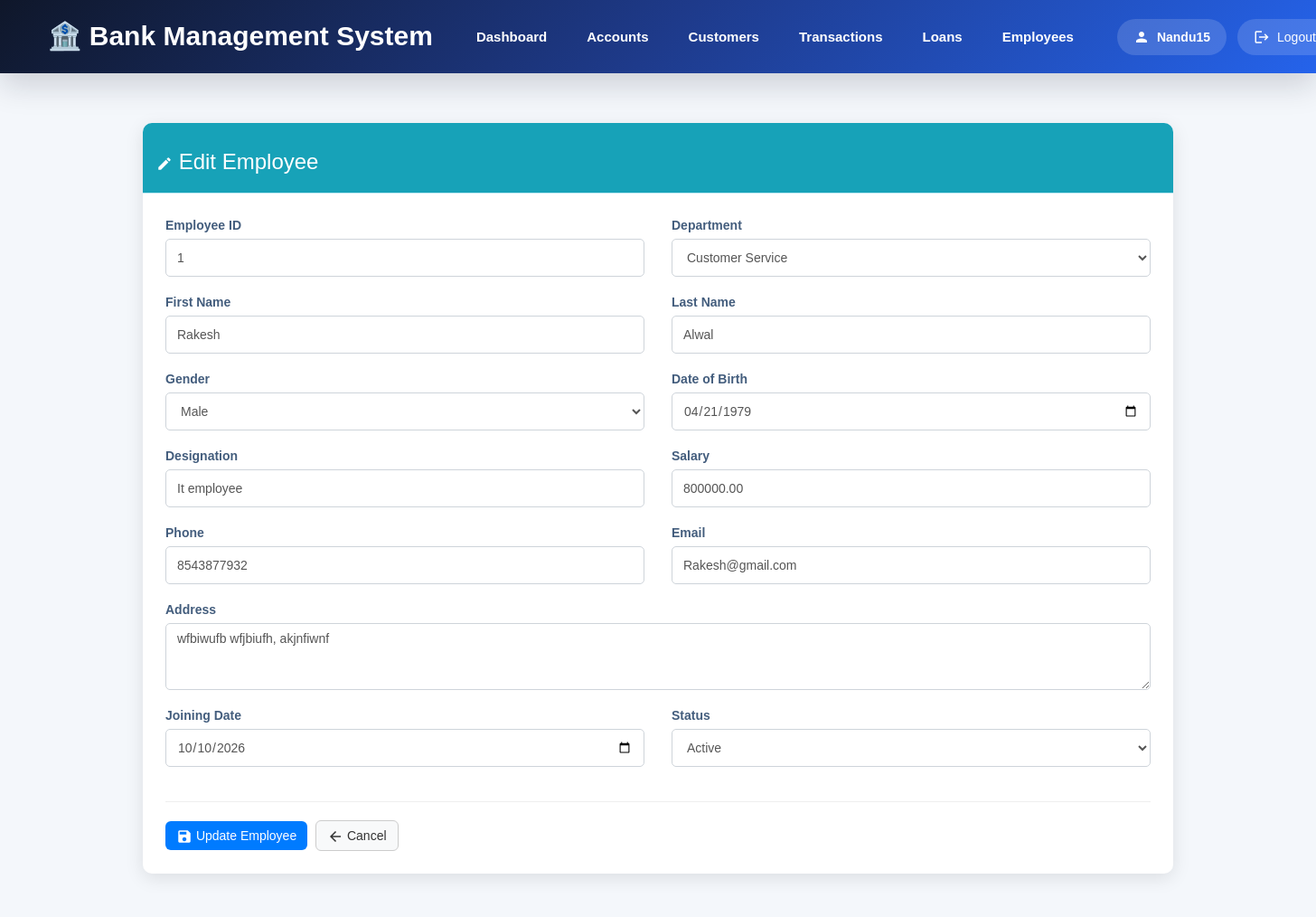
Page /employees/edit/1/ (signed in) on the committed database.
### employees/models.py (models this page shows, shortened)
class Employee(models.Model):
    GENDER_CHOICES = [
        ('Male', 'Male'),
        ('Female', 'Female'),
        ('Other', 'Other'),
    ]
    DEPARTMENT_CHOICES = [
        ('Accounts', 'Accounts'),
        ('Loans', 'Loans'),
        ('Customer Service', 'Customer Service'),
        ('Cash', 'Cash'),
        ('IT', 'IT'),
        ('HR', 'HR'),
    ]
    STATUS_CHOICES = [
        ('Active', 'Active'),
        ('Inactive', 'Inactive'),
    ]
    employee_id = models.CharField(
        max_length=20,
        unique=True
    )
    first_name = models.CharField(
        max_length=50
    )
    last_name = models.CharField(
        max_length=50
    )
    gender = models.CharField(
        max_length=10,
        choices=GENDER_CHOICES
    )
    dob = models.DateField()
    department = models.CharField(
        max_length=30,
        choices=DEPARTMENT_CHOICES
    )
    designation = models.CharField(
        max_length=50
    )
    salary = models.DecimalField(
        max_digits=10,
        decimal_places=2
    )
    phone = models.CharField(
        max_length=15
    )
    email = models.EmailField(
        unique=True
    )
    address = models.TextField()
    joining_date = models.DateField()
    status = models.CharField(
        max_length=10,
        choices=STATUS_CHOICES,
        default='Active'
    )
    created_at = models.DateTimeField(
        auto_now_add=True
    )
    updated_at = models.DateTimeField(
        auto_now=True
    )
    class Meta:
        ordering = ['-created_at']
        verbose_name = "Employee"
        verbose_name_plural = "Employees"

### employees/views.py (the view)
@login_required
def edit_employee(request, id):
    employee = get_object_or_404(Employee, id=id)
    if request.method == "POST":
        form = EmployeeForm(
            request.POST,
            instance=employee
        )
        if form.is_valid():
            employee = form.save(commit=False)
            if employee.joining_date < employee.dob:
                messages.error(
                    request,
                    "Joining Date cannot be earlier than Date of Birth."
                )
            else:
                employee.save()
                messages.success(
                    request,
                    "Employee updated successfully."
                )
                return redirect("employees")
        else:
            print(form.errors)
    else:
        form = EmployeeForm(instance=employee)
    return render(
        request,
        "employees/edit_employees.html",
        {
            "form": form,
            "employee": employee
        }
    )

### templates/employees/edit_employees.html (shortened to what this page needs)
{% load static %}
<!DOCTYPE html>
<html lang="en">
<head>
    <link rel="stylesheet"
          href="https://maxcdn.bootstrapcdn.com/bootstrap/3.4.1/css/bootstrap.min.css">
    <link rel="stylesheet"
      href="{% static 'css/header.css' %}">
    <link rel="stylesheet"
          href="{% static 'css/employees.css' %}">
</head>
<body>
{% include 'header.html' %}
<div class="container">
    <div class="panel panel-info">
        <div class="panel-heading">
            <h3>
                <i class="material-icons">edit</i>
                Edit Employee
            </h3>
        </div>
        <div class="panel-body">
            <form method="POST">
                <div class="row">
                    <div class="col-md-6">
                        <div class="form-group">
                            <label>Employee ID</label>
                            {{ form.employee_id }}
                        </div>
                    </div>
                    <div class="col-md-6">
                        <div class="form-group">
                            <label>Department</label>
                            {{ form.department }}
                        </div>
                    </div>
                </div>
                <div class="row">
                    <div class="col-md-6">
                        <div class="form-group">
                            <label>First Name</label>
                            {{ form.first_name }}
                        </div>
                    </div>
                    <div class="col-md-6">
                        <div class="form-group">
                            <label>Last Name</label>
                            {{ form.last_name }}
                        </div>
                    </div>
                </div>
                <div class="row">
                    <div class="col-md-6">
                        <div class="form-group">
                            <label>Gender</label>
                            {{ form.gender }}
                        </div>
                    </div>
                    <div class="col-md-6">
                        <div class="form-group">
                            <label>Date of Birth</label>
                            {{ form.dob }}
                        </div>
                    </div>
                </div>
                <div class="row">
                    <div class="col-md-6">
                        <div class="form-group">
                            <label>Designation</label>
                            {{ form.designation }}
                        </div>
                    </div>
                    <div class="col-md-6">
                        <div class="form-group">
                            <label>Salary</label>
                            {{ form.salary }}
                        </div>
                    </div>
                </div>
                <div class="row">
                    <div class="col-md-6">
                        <div class="form-group">
                            <label>Phone</label>
                            {{ form.phone }}
                        </div>
                    </div>
                    <div class="col-md-6">
                        <div class="form-group">
                            <label>Email</label>
                            {{ form.email }}
                        </div>
                    </div>
                </div>
                <div class="form-group">
                    <label>Address</label>
                    {{ form.address }}
                </div>
                <div class="row">
                    <div class="col-md-6">
                        <div class="form-group">
                            <label>Joining Date</label>
                            {{ form.joining_date }}
                        </div>
                    </div>
                    <div class="col-md-6">
                        <div class="form-group">
                            <label>Status</label>
                            {{ form.status }}
                        </div>
                    </div>
                </div>
                <hr>
                <button type="submit" class="btn btn-primary">
                    <i class="material-icons">save</i>
                    Update Employee
                </button>
                <a href="{% url 'employees' %}" class="btn btn-default">
                    <i class="material-icons">arrow_back</i>
                    Cancel
                </a>
            </form>
        </div>
    </div>
</div>
</body>
</html>

### templates/header.html (shortened to what this page needs)
{% load static %}
<nav class="modern-navbar">
    <div class="navbar-wrapper">
        <a href="{% url 'home' %}" class="navbar-logo">
            🏦 Bank Management System
        </a>
        <ul class="navbar-menu" id="navbarMenu">
            <li class="{% if request.resolver_match.url_name == 'home' %}active{% endif %}">
                <a href="{% url 'home' %}">Dashboard</a>
            </li>
            <li class="{% if request.resolver_match.url_name == 'accounts' %}active{% endif %}">
                <a href="{% url 'accounts' %}">Accounts</a>
            </li>
            <li class="{% if request.resolver_match.url_name == 'customers' %}active{% endif %}">
                <a href="{% url 'customers' %}">Customers</a>
            </li>
            <li class="{% if request.resolver_match.url_name == 'transactions' %}active{% endif %}">
                <a href="{% url 'transactions' %}">Transactions</a>
            </li>
            <li class="{% if request.resolver_match.url_name == 'loans' %}active{% endif %}">
                <a href="{% url 'loans' %}">Loans</a>
            </li>
            <li class="{% if request.resolver_match.url_name == 'employees' %}active{% endif %}">
                <a href="{% url 'employees' %}">Employees</a>
            </li>
        </ul>
        <div class="navbar-user">
            {% if user.is_authenticated %}
                <span class="user-name">
                    <i class="material-icons">person</i>
                    {{ user.username }}
                </span>
                <a href="{% url 'logout' %}" class="logout-btn">
                    <i class="material-icons">logout</i>
                    Logout
                </a>
            {% else %}
                <a href="{% url 'login' %}" class="logout-btn">
                    Login
                </a>
            {% endif %}
        </div>
    </div>
</nav>

### static/css/header.css (style rules this page uses)
:root { --navy:#0F172A; --blue:#1E3A8A; --accent:#2563EB; --surface:#F8FAFC; --border:#E2E8F0; }
.modern-navbar { position:sticky; top:0; z-index:1000; background:linear-gradient( 135deg, #0F172A, #1E3A8A, #2563EB); box-shadow:0 12px 35px rgba(15,23,42,.18); padding:18px 0; }
.navbar-wrapper { max-width:1400px; margin:auto; padding:0 25px; display:flex; align-items:center; justify-content:space-between; gap:30px; }
.navbar-logo { font-size:30px; font-weight:700; color:white; text-decoration:none; white-space:nowrap; }
.navbar-menu { display:flex; gap:8px; list-style:none; padding:0; margin:0; }
.navbar-menu li { margin:0; }
.navbar-menu a { display:block; padding:12px 18px; border-radius:12px; font-size:15px; font-weight:600; color:white; text-decoration:none; transition:.3s; }
.navbar-user { display:flex; align-items:center; gap:12px; }
.user-name { display:flex; align-items:center; gap:8px; background:rgba(255,255,255,.15); padding:10px 18px; border-radius:50px; color:white; font-weight:600; }
.logout-btn { display:flex; align-items:center; gap:8px; padding:10px 18px; border-radius:50px; background:rgba(255,255,255,.15); color:white; text-decoration:none; transition:.3s; }

### static/css/employees.css (style rules this page uses)
body { background:#f4f7fb; color:#566787; font-family:'Varela Round',sans-serif; font-size:14px; }
.container { margin-top:30px; margin-bottom:30px; }
.panel { margin-top:25px; border:none; border-radius:10px; box-shadow:0 5px 20px rgba(0,0,0,.10); }
.panel-heading { font-size:18px; font-weight:600; border-radius:10px 10px 0 0 !important; }
.panel-info>.panel-heading { background:#17a2b8; color:#fff; }
.panel-body { padding:25px; }
.form-group { margin-bottom:18px; }
.form-group label { font-weight:600; color:#435d7d; }
.form-control { height:42px; border-radius:5px; border:1px solid #ced4da; box-shadow:none; }
textarea.form-control { height:auto; resize:vertical; }
.btn { border-radius:6px; transition:all .25s ease; margin-right:5px; }
.btn-primary { background:#007bff; border:none; }
.btn-default { background:#f8f9fa; border:1px solid #ccc; }
.material-icons { vertical-align:middle; font-size:18px; }

### rows in the picture
Employee: employee_id "1", department "Customer Service", first_name "Rakesh", last_name "Alwal", gender "Male", dob "04/21/1979", designation "It employee", salary "800000.00", phone "8543877932", email "Rakesh@gmail.com", address "wfbiwufb wfjbiufh, akjnfiwnf", joining_date "10/10/2026", status "Active"

### other values in the picture
{{ user.username }} "Nandu15"
